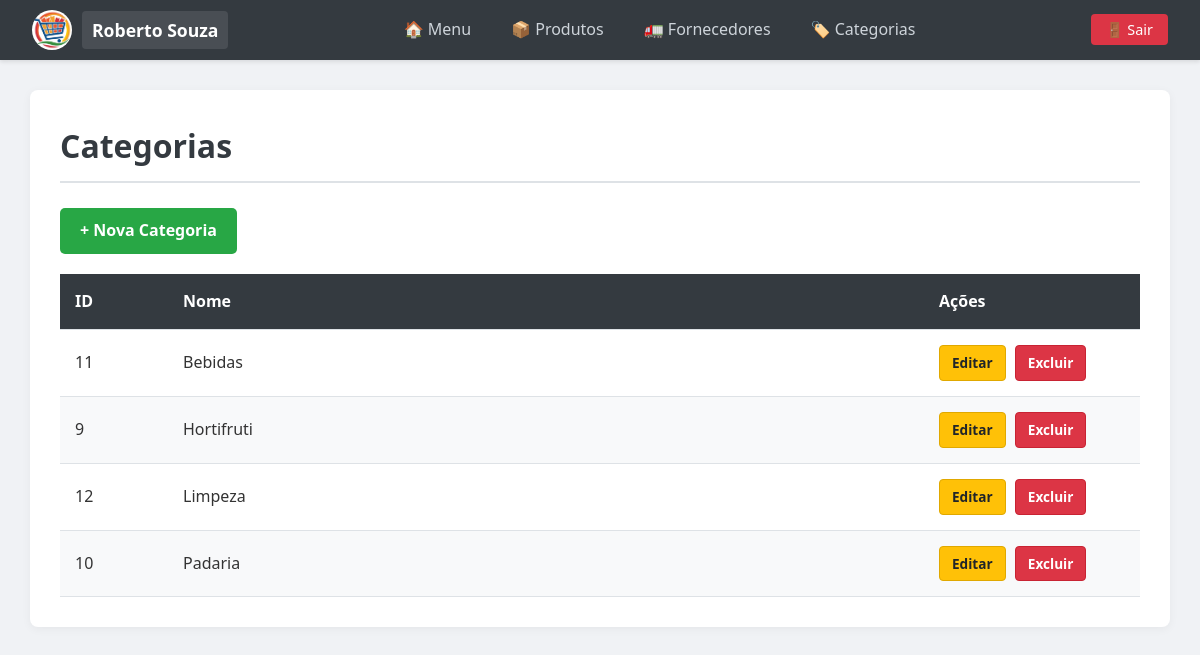
The app's page /Controller/CategoriaController.php?acao=listarCategorias (signed in) with its own data.
### tables this page shows
CREATE TABLE categorias (
    id INT AUTO_INCREMENT PRIMARY KEY,
    nome VARCHAR(50) NOT NULL,
    id_usuario INT NOT NULL,
    FOREIGN KEY (id_usuario) REFERENCES usuarios(id) ON DELETE CASCADE
);

### Model/DAO/CategoriaDAO.php (called while the page is built, shortened)
<?php
require_once __DIR__ . '/../Categoria.php';
class CategoriaDAO {
    public function listarPorUsuario($id_usuario) {
        $conexao = Conexao::Conectar();
        $sql = "SELECT * FROM categorias WHERE id_usuario = :id_usuario ORDER BY nome ASC";
        $stmt = $conexao->prepare($sql);
        $stmt->bindValue(':id_usuario', $id_usuario);
        $stmt->execute();
        $linhas = $stmt->fetchAll(PDO::FETCH_ASSOC);
        $listaCategorias = [];
        foreach ($linhas as $linha) {
            $usuarioTenant = new Cliente(null, null, null, null);
            $usuarioTenant->setId($id_usuario);
            $categoria = new Categoria($linha['id'], $linha['nome'], $usuarioTenant);
            $listaCategorias[] = $categoria;
        }
        return $listaCategorias;
    }
}
?>

### Model/Categoria.php (called while the page is built, shortened)
<?php
    class Categoria {
        private $id;
        private $nome;
        public function __construct($id, $nome, Usuario $usuario){
            $this->id = $id;
            $this->nome = $nome;
        }
        public function getId(){
            return $this->id;
        }
        public function getNome() {
            return $this->nome;
        }
    }
?>

### View/Categoria/ListarCategoria.php (the view, shortened to what this page needs)
<?php
require_once __DIR__ . '/../../Model/Categoria.php';
?>
<!DOCTYPE html>
<html lang="pt-br">
<head>
    <link rel="stylesheet" href="../View/Assets/style.css">
</head>
<body>
    <nav>
        <div class="nav-brand">
            <div style="display: flex; align-items: center; gap: 10px;">
                <?php if($_SESSION['foto_perfil']): ?>
                    <img src="../View/Assets/Imagens/Uploads/<?php echo $_SESSION['foto_perfil']; ?>" alt="Foto de Perfil" style="width: 40px; height: 40px; border-radius: 50%; object-fit: cover;">
                <?php else: ?>
                    <div style="width: 40px; height: 40px; border-radius: 50%; background-color: #ddd; display: flex; align-items: center; justify-content: center;">👤</div>
                <?php endif; ?>
                <span class="company-name"><?php echo $_SESSION['nome']; ?></span>
            </div>
        </div>
        <div class="nav-links">
            <a href="ClienteController.php?acao=dashboard">🏠 Menu</a>
            <a href="ProdutoController.php?acao=listarProdutos">📦 Produtos</a>
            <a href="FornecedorController.php?acao=listarFornecedores">🚛 Fornecedores</a>
            <a href="CategoriaController.php?acao=listarCategorias">🏷️ Categorias</a>
        </div>
        <div class="nav-logout">
            <a href="AutenticaController.php?acao=logout" class="btn-logout">🚪 Sair</a>
        </div>
    </nav>
    <div class="container">
        <h1>Categorias</h1>
        <div style="margin-bottom: 20px;">
            <a href="CategoriaController.php?acao=prepararCadastroCategoria" class="btn">
                + Nova Categoria
            </a>
        </div>
        <table>
            <thead>
                <tr>
                    <th>ID</th>
                    <th>Nome</th>
                    <th>Ações</th>
                </tr>
            </thead>
            <tbody>
                <?php if(isset($listaCategorias) && count($listaCategorias) > 0): ?>
                    <?php foreach($listaCategorias as $categoria): ?>
                        <tr>
                            <td style="width: 10%;"><?php echo $categoria->getId(); ?></td>
                            <td><?php echo $categoria->getNome(); ?></td>
                            <td style="width: 20%;">
                                <a href="CategoriaController.php?acao=prepararEdicaoCategoria&id_categoria=<?php echo $categoria->getId(); ?>"
                                   class="btn-acao btn-editar">Editar</a>
                                <a href="CategoriaController.php?acao=excluirCategoria&id_categoria=<?php echo $categoria->getId(); ?>"
                                    onclick="return confirm('Aviso: Ao excluir esta categoria, todos os produtos associados a ela ficarão sem categoria (NULL). Deseja realmente excluir?')"
                                    class="btn-acao btn-excluir">Excluir</a>
                            </td>
                        </tr>
                    <?php endforeach; ?>
                <?php else: ?>
                    <tr><td colspan="3" style="text-align: center;">Nenhuma categoria.</td></tr>
                <?php endif; ?>
            </tbody>
        </table>
    </div>
</body>
</html>

### View/Assets/style.css (style rules this page uses)
* { margin: 0; padding: 0; box-sizing: border-box; font-family: 'Segoe UI', Tahoma, Geneva, Verdana, sans-serif; }
body { background-color: #f0f2f5; color: #333; line-height: 1.6; min-height: 100vh; }
a { text-decoration: none; }
nav { background-color: #343a40; color: white; padding: 0 2rem; height: 60px; display: flex; justify-content: space-between; align-items: center; box-shadow: 0 2px 4px rgba(0,0,0,0.1); }
.nav-brand .company-name { font-size: 1.1rem; font-weight: bold; background-color: rgba(255, 255, 255, 0.1); padding: 5px 10px; border-radius: 4px; }
.nav-links { display: flex; gap: 20px; }
.nav-links a { color: #ced4da; font-weight: 500; padding: 5px 10px; border-radius: 4px; transition: all 0.3s; }
.btn-logout { background-color: #dc3545; color: white !important; padding: 6px 15px; border-radius: 4px; font-size: 0.9rem; transition: background 0.3s; }
.container { width: 95%; max-width: 100%; margin: 30px auto; background: white; padding: 30px; border-radius: 8px; box-shadow: 0 2px 10px rgba(0,0,0,0.05); }
h1 { margin-bottom: 25px; color: #343a40; border-bottom: 2px solid #dee2e6; padding-bottom: 10px; }
table { width: 100%; border-collapse: collapse; margin-top: 15px; background-color: white; }
thead { background-color: #343a40; color: white; }
th, td { padding: 15px; text-align: left; border-bottom: 1px solid #dee2e6; }
tbody tr:nth-child(even) { background-color: #f8f9fa; }
td:last-child { white-space: nowrap; }
.btn { display: inline-block; background-color: #28a745; color: white !important; padding: 10px 20px; border-radius: 5px; border: none; cursor: pointer; font-weight: 600; transition: opacity 0.2s; }
.btn-acao { padding: 6px 12px; border-radius: 4px; font-size: 0.85rem; font-weight: bold; margin-right: 5px; display: inline-block; text-decoration: none; }
.btn-editar { background-color: #ffc107; color: #212529 !important; border: 1px solid #e0a800; }
.btn-excluir { background-color: #dc3545; color: white !important; border: 1px solid #c82333; }

### records on screen
categorias: id "11", nome "Bebidas"
categorias: id "9", nome "Hortifruti"
categorias: id "12", nome "Limpeza"
categorias: id "10", nome "Padaria"

### other values on screen
$_SESSION['nome'] "Roberto Souza"
